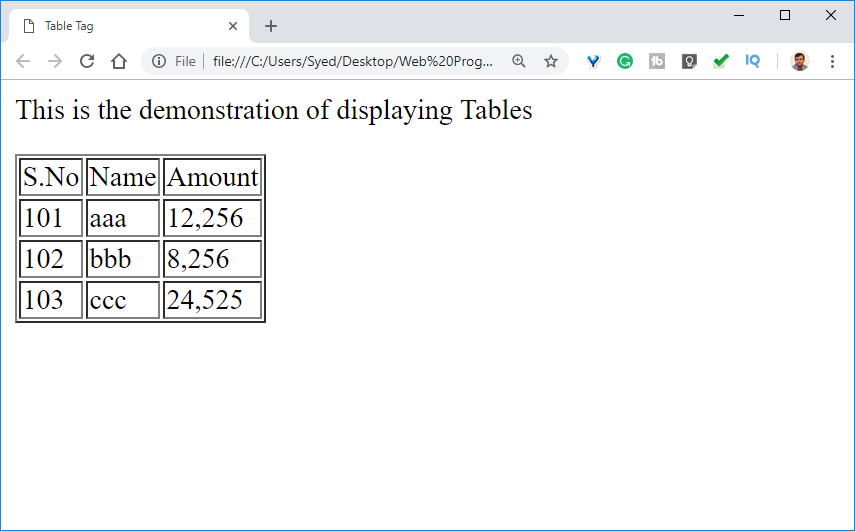
#> input picture test_table_img.png, 855 x 531 px, found by its file name
$ jupyter execute --allow-errors medium_table.ipynb   (shell and % lines are left out)
#> lines starting #> are read from the running program, lines starting #| are printed output that depends on the picture; after the words box and inside, x2 and y2 are one past the last pixel; in counts of white or black regions, pixels touching at a corner belong together
<a href="https://colab.research.google.com/github/Soumi7/Table_Data_Extraction/blob/main/medium_table.ipynb" target="_parent"></a>

## Loading original image to display

[cell 1]
import cv2
import matplotlib.pyplot as plt
file=r'/content/test_table_img.png'
img = cv2.imread(file,0)
#> img: shape (531, 855); min 0, max 255, mean 245.7
plot1 = plt.imshow(cv2.cvtColor(img, cv2.COLOR_BGR2RGB))
plt.show()

## Inverted Image with global thresh holding

[cell 2]
thresh,img_bin = cv2.threshold(img,128,255,cv2.THRESH_BINARY)
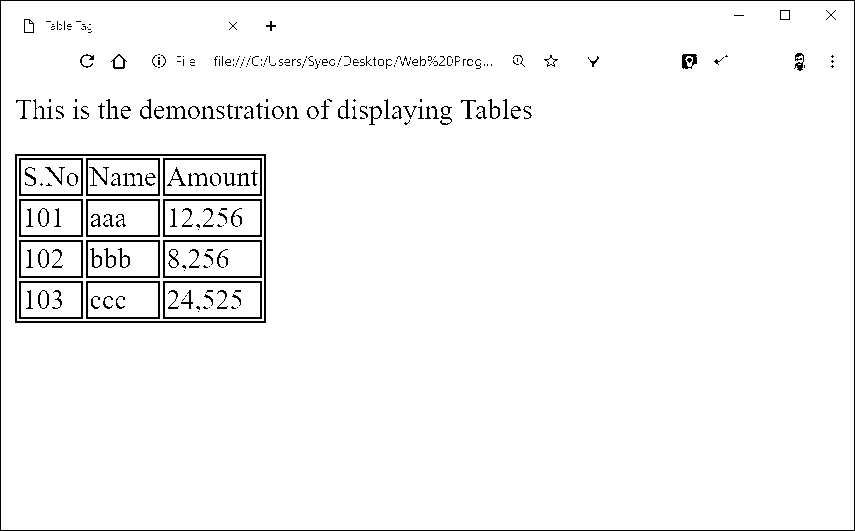
#> img_bin: shape (531, 855); 96.4% white; black in thin lines or dots
img_bin = 255-img_bin
#> img_bin: shape (531, 855); 3.6% white in thin lines or dots
plotting = plt.imshow(img_bin,cmap='gray')
plt.title("Inverted Image with global thresh holding")
plt.show()

## Inverted Image with otsu thresh holding

[cell 3]
img_bin1 = 255-img
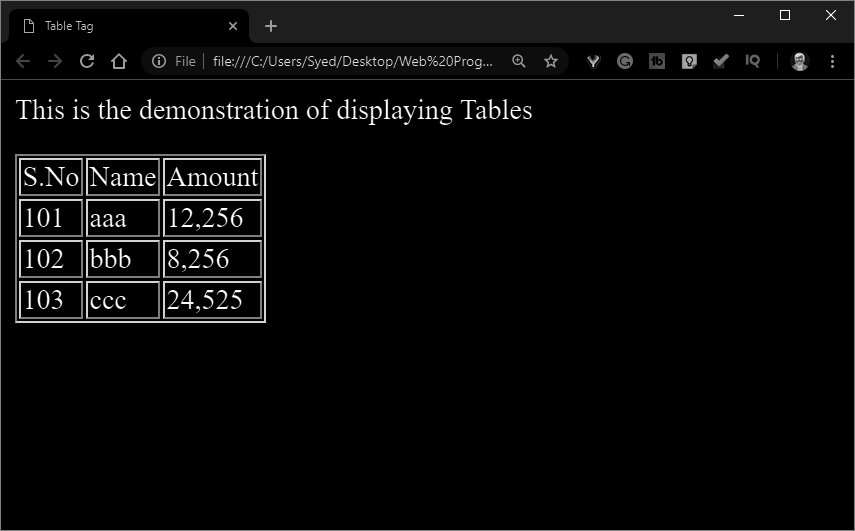
#> img_bin1: shape (531, 855); min 0, max 255, mean 9.3
thresh1,img_bin1_otsu = cv2.threshold(img_bin1,128,255,cv2.THRESH_OTSU)
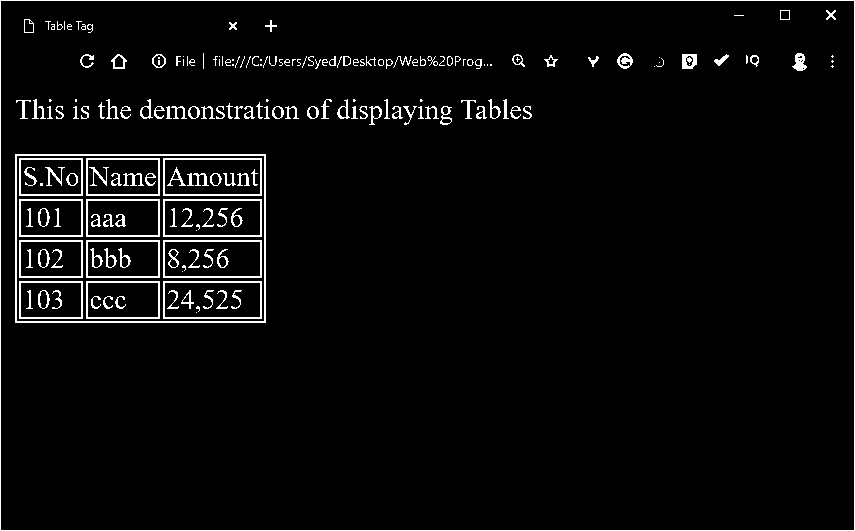
#> img_bin1_otsu: shape (531, 855); 3.9% white in thin lines or dots
#> thresh1 = 85
plotting = plt.imshow(img_bin1_otsu,cmap='gray')
plt.title("Inverted Image with otsu thresh holding")
plt.show()

## Inverted image with both global and Otsu thresholding

[cell 4]
img_bin2 = 255-img
thresh1,img_bin_otsu = cv2.threshold(img_bin2,128,255,cv2.THRESH_BINARY | cv2.THRESH_OTSU)
plotting = plt.imshow(img_bin_otsu,cmap='gray')
plt.title("Inverted Image with otsu thresh holding")
plt.show()

## Create a rectangular structuring element

[cell 5]
kernel = cv2.getStructuringElement(cv2.MORPH_RECT, (2, 2))
print(kernel)

# Morphological Operations

## Create a new structuring element to perform erosion on the image

First we need to get the vertical lines.

We create a vertical kernel with kernel width 1 and height the number of columns in image array divided by 200.

Erosion makes the pixel 1 only if all the pixels under kernel are 1.

We perform erosion for 5 iterations with the vertical kernel.

[cell 6]
import numpy as np
plt.figure(figsize= (30,30))

vertical_kernel = cv2.getStructuringElement(cv2.MORPH_RECT, (1, np.array(img).shape[1]//100))
#> vertical_kernel = [1, 1, 1, 1, 1, 1, 1, 1]
eroded_image = cv2.erode(img_bin_otsu, vertical_kernel, iterations=3)
#> eroded_image: shape (531, 855); 0.54% white in thin lines or dots
plt.subplot(151),plt.imshow(eroded_image, cmap = 'gray')
plt.title('Image after erosion with vertical kernel'), plt.xticks([]), plt.yticks([])

vertical_lines = cv2.dilate(eroded_image, vertical_kernel, iterations=3)
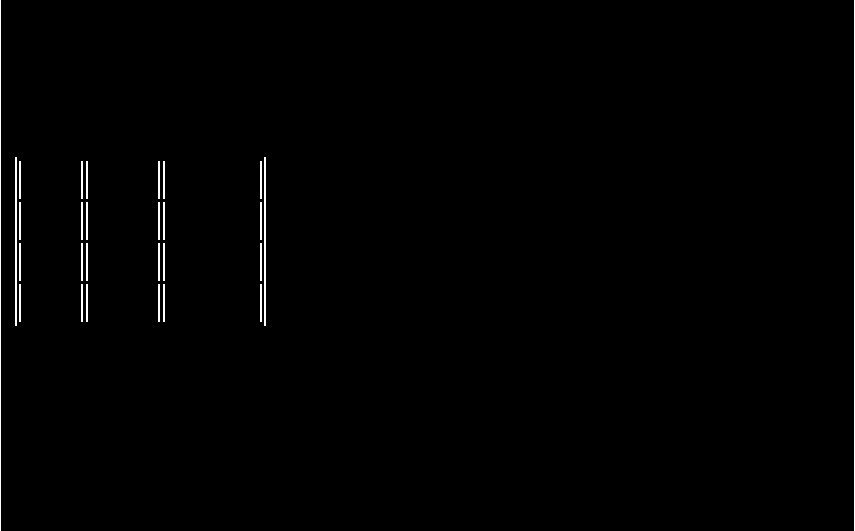
#> vertical_lines: shape (531, 855); 0.78% white in thin lines or dots
plt.subplot(152),plt.imshow(vertical_lines, cmap = 'gray')
plt.title('Image after dilation with vertical kernel'), plt.xticks([]), plt.yticks([])

plt.show()

Dilation will make the pixel 1, if at least one of the pixels under the kernel is 1.

Similarly lets do the same with a horizontal lines to get the horizontal lines.

[cell 7]
plt.figure(figsize= (30,30))

hor_kernel = cv2.getStructuringElement(cv2.MORPH_RECT, (np.array(img).shape[1]//100, 1))
horizontal_lines = cv2.erode(img_bin, hor_kernel, iterations=5)
#> horizontal_lines: shape (531, 855); 1% white in thin lines or dots
plt.subplot(153),plt.imshow(horizontal_lines, cmap = 'gray')
plt.title('Image after erosion with horizontal kernel'), plt.xticks([]), plt.yticks([])

horizontal_lines = cv2.dilate(horizontal_lines, hor_kernel, iterations=5)
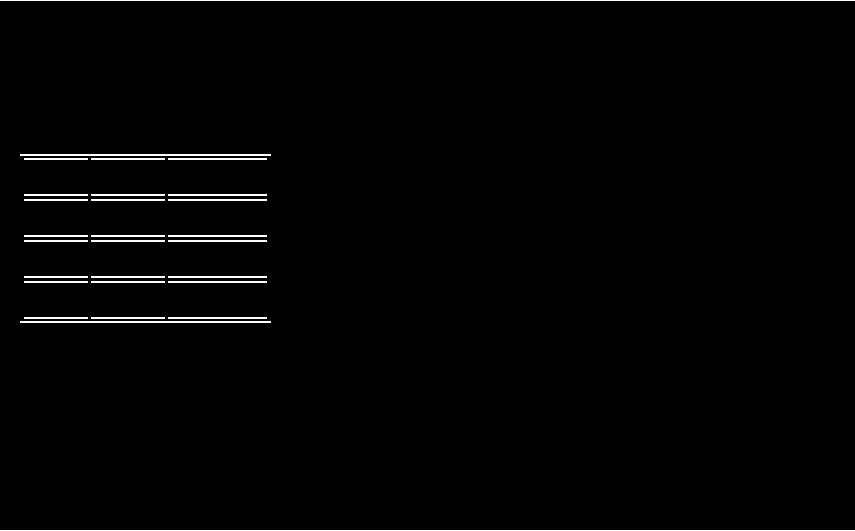
#> horizontal_lines: shape (531, 855); 1.4% white in thin lines or dots
plt.subplot(154),plt.imshow(horizontal_lines, cmap = 'gray')
plt.title('Image after dilation with horizontal kernel'), plt.xticks([]), plt.yticks([])

plt.show()

## Now we add the two images

[cell 8]
plt.figure(figsize= (30,30))

vertical_horizontal_lines = cv2.addWeighted(vertical_lines, 0.5, horizontal_lines, 0.5, 0.0)
vertical_horizontal_lines = cv2.erode(~vertical_horizontal_lines, kernel, iterations=3)
plt.subplot(151),plt.imshow(vertical_horizontal_lines, cmap = 'gray')
plt.title('Erosion'), plt.xticks([]), plt.yticks([])

thresh, vertical_horizontal_lines = cv2.threshold(vertical_horizontal_lines,128,255, cv2.THRESH_BINARY | cv2.THRESH_OTSU)
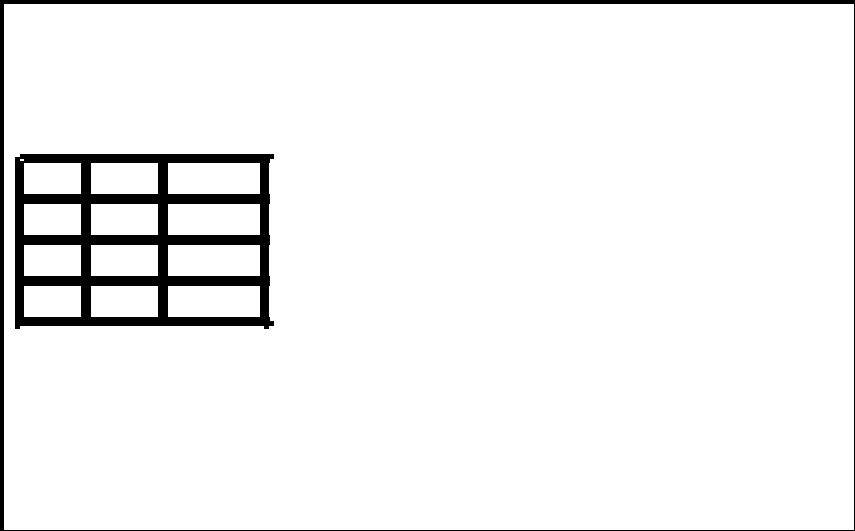
#> vertical_horizontal_lines: shape (531, 855); 94.7% white; 2 black regions
#> thresh = 127
plt.subplot(152),plt.imshow(vertical_horizontal_lines, cmap = 'gray')
plt.title('global and otsu thresholding'), plt.xticks([]), plt.yticks([])

bitxor = cv2.bitwise_xor(img,vertical_horizontal_lines)
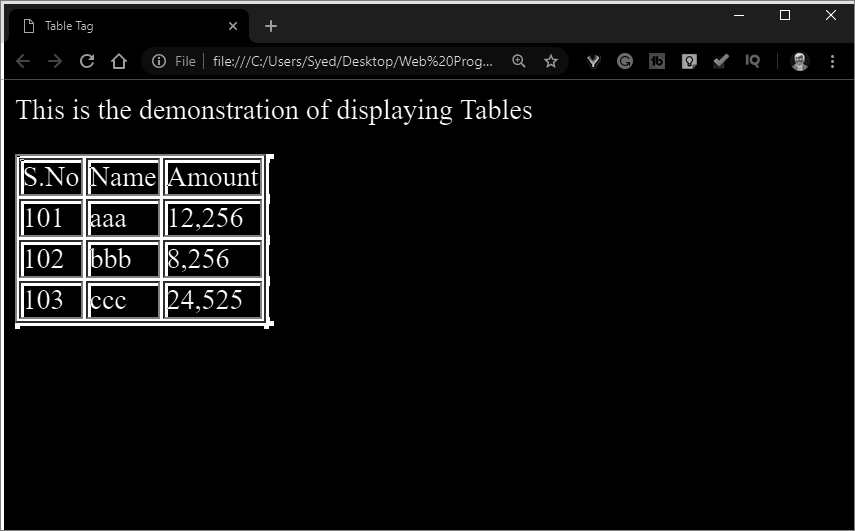
#> bitxor: shape (531, 855); min 0, max 255, mean 15.6
plt.subplot(153),plt.imshow(bitxor, cmap = 'gray')
plt.title('Horizontal and vertical lines image bitxor'), plt.xticks([]), plt.yticks([])

bitnot = cv2.bitwise_not(bitxor)
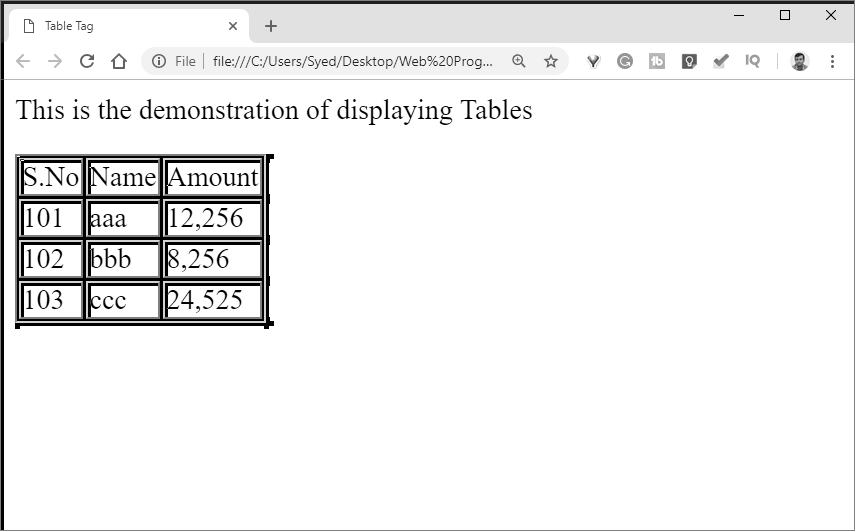
#> bitnot: shape (531, 855); min 0, max 255, mean 239.4
plt.subplot(154),plt.imshow(bitnot, cmap = 'gray')
plt.title('Horizontal and vertical lines image with bitnot'), plt.xticks([]), plt.yticks([])

plt.show()

[cell 9]
import pytesseract

## Let's get the contours from the grid that we have obtained by adding the horizontal and vertical lines.

[cell 10]
contours, hierarchy = cv2.findContours(vertical_horizontal_lines, cv2.RETR_TREE, cv2.CHAIN_APPROX_SIMPLE)
#> contours = 15 contours, 1 with area under 20; largest, box (x1, y1, x2, y2) and area: (4, 4, 854, 530) 445725, (14, 153, 275, 330) 44228, (168, 286, 260, 317) 2730, (168, 245, 260, 276) 2730, (168, 204, 260, 235) 2730

## Bounding Boxes

To get the coordinates of different boxes

[cell 11]
boundingBoxes = [cv2.boundingRect(contour) for contour in contours]
#> boundingBoxes = 15 items, first 6: (4, 4, 850, 526), (14, 153, 261, 177), (168, 286, 92, 31), (91, 286, 67, 31), (24, 286, 57, 31), (168, 245, 92, 31)
(contours, boundingBoxes) = zip(*sorted(zip(contours, boundingBoxes),key=lambda x:x[1][1]))
#> contours = 15 contours, 1 with area under 20; largest, box (x1, y1, x2, y2) and area: (4, 4, 854, 530) 445725, (14, 153, 275, 330) 44228, (168, 163, 260, 194) 2730, (168, 204, 260, 235) 2730, (168, 245, 260, 276) 2730; boundingBoxes = 15 items, first 6: (4, 4, 850, 526), (14, 153, 261, 177), (20, 159, 4, 2), (168, 163, 92, 31), (91, 163, 67, 31), (24, 163, 57, 31)

Here we draw the contours on our image and also store them in list boxes. It is stored as a list (x,y,w,h) : x and y beind coordinates of top left corner and w and h being width and height of the box respectively.

[cell 12]
boxes = []
for contour in contours:
  x, y, w, h = cv2.boundingRect(contour)
  if (w<1000 and h<500):
    image = cv2.rectangle(img,(x,y),(x+w,y+h),(0,255,0),2)
    boxes.append([x,y,w,h])
#> this loop made 15 passes
#> (contour, x, y, w, h) on passes 1, 3, 4, 5, 6, 7, 8, 9, 10, 11: ([[4, 4], [4, 529], [853, 529], [853, 4]], 4, 4, 850, 526), ([[20, 159], [20, 160], [23, 160], [23, 159]], 20, 159, 4, 2), ([[168, 163], [168, 193], [259, 193], [259, 163]], 168, 163, 92, 31), ([[91, 163], [91, 193], [157, 193], [157, 163]], 91, 163, 67, 31), ([[24, 163], [24, 193], [80, 193], [80, 163]], 24, 163, 57, 31), ([[168, 204], [168, 234], [259, 234], [259, 204]], 168, 204, 92, 31), ([[91, 204], [91, 234], [157, 234], [157, 204]], 91, 204, 67, 31), ([[24, 204], [24, 234], [80, 234], [80, 204]], 24, 204, 57, 31), ([[168, 245], [168, 275], [259, 275], [259, 245]], 168, 245, 92, 31), ([[91, 245], [91, 275], [157, 275], [157, 245]], 91, 245, 67, 31)
#> pass 3, `image = cv2.rectangle(img,(x,y),(x+w,y+h),(0,255,0),2)`:
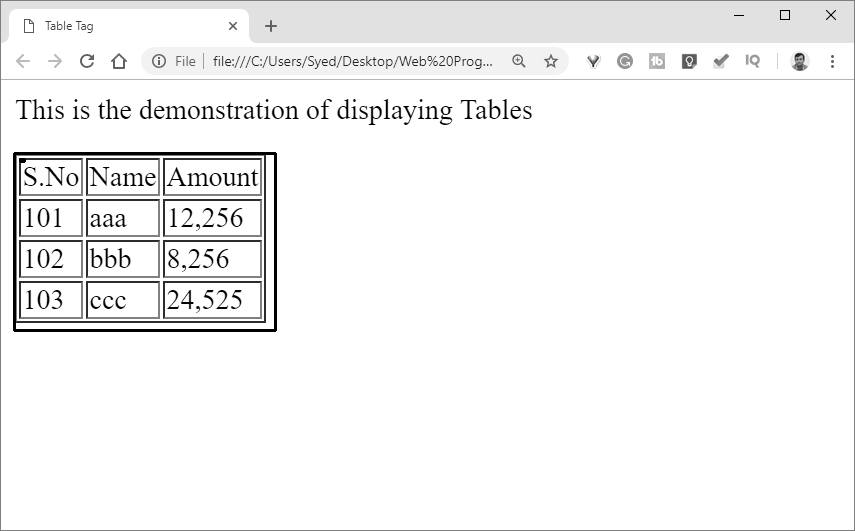
#> image: shape (531, 855); min 0, max 255, mean 244.3
#> after the loop:
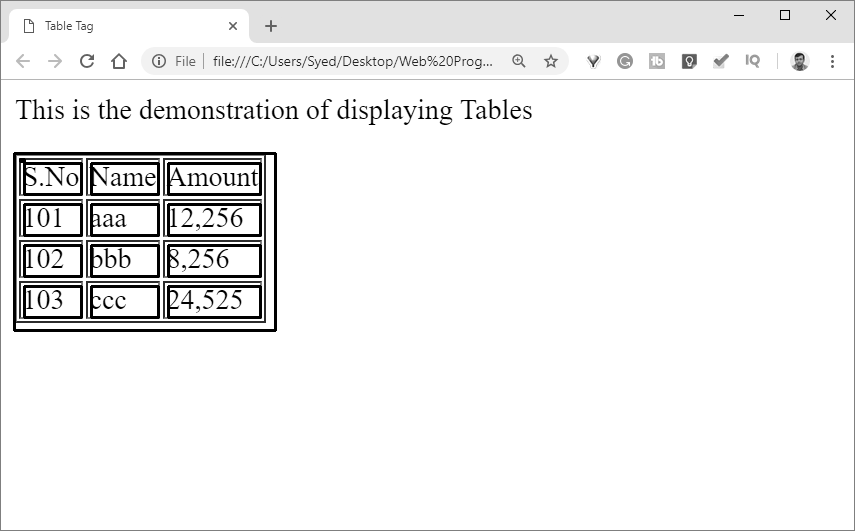
#> img: shape (531, 855); min 0, max 255, mean 240.9
#> after the loop, boxes = 14 items, first 6: [14, 153, 261, 177], [20, 159, 4, 2], [168, 163, 92, 31], [91, 163, 67, 31], [24, 163, 57, 31], [168, 204, 92, 31]
plotting = plt.imshow(image,cmap='gray')
plt.title("Identified contours")
plt.show()

## Getting the rows and columns

## To store rows and columns :

- Now we add rows and columns.
- We calculate the mean height of all boxes.
- Initially, we append the first box to the columns list.
- The columns list is essentialy a temporary list.
- We assign previous box to the first box as well.
- We will loop through the remaining boundingBoxes list.
- At each iteration, we check if the y coordinate of the top left corner of the current box is less than the y coordinate of the previous box added with half the mean of all heights.
- If yes :
    - The current box is appended to columns list.
    - The current box is assigned to previous box.
    - Next we check if we are at the last index. If yes :
      - We append the entire column to rows list.
- If no :
    - We append the columns list to rows.
    - We assign the columns list to empty as this will start a new empty columns list.
    - We assign the current box to the previous box variable.
    - We append the current box to the empty column list we just created.

[cell 13]
rows=[]
columns=[]
heights = [boundingBoxes[i][3] for i in range(len(boundingBoxes))]
#> heights = [526, 177, 2, 31, 31, 31, 31, 31, 31, 31, 31, 31, 31, 31, 31]
mean = np.mean(heights)
#> mean = 71.8
print(mean)
#| 71.8
columns.append(boxes[0])
previous=boxes[0]
#> previous = [14, 153, 261, 177]
for i in range(1,len(boxes)):
  if(boxes[i][1]<=previous[1]+mean/2):
    columns.append(boxes[i])
    previous=boxes[i]
    if(i==len(boxes)-1):
      rows.append(columns)
  else:
    rows.append(columns)
    columns=[]
    previous = boxes[i]
    columns.append(boxes[i])
#> this loop made 13 passes
#> previous on passes 1 to 12: [20, 159, 4, 2], [168, 163, 92, 31], [91, 163, 67, 31], [24, 163, 57, 31], [168, 204, 92, 31], [91, 204, 67, 31], [24, 204, 57, 31], [168, 245, 92, 31], [91, 245, 67, 31], [24, 245, 57, 31], [168, 286, 92, 31], [91, 286, 67, 31]
#> after the loop, rows = 4 items
print("Rows")
for row in rows:
  print(row)
#> this loop made 4 passes
#> row on passes 2 to 4: [[168, 204, 92, 31], [91, 204, 67, 31], [24, 204, 57, 31]], [[168, 245, 92, 31], [91, 245, 67, 31], [24, 245, 57, 31]], [[168, 286, 92, 31], [91, 286, 67, 31], [24, 286, 57, 31]]
#| [[14, 153, 261, 177], [20, 159, 4, 2], [168, 163, 92, 31], [91, 163, 67, 31], [24, 163, 57, 31]]
#| [[168, 204, 92, 31], [91, 204, 67, 31], [24, 204, 57, 31]]
#| [[168, 245, 92, 31], [91, 245, 67, 31], [24, 245, 57, 31]]
#| [[168, 286, 92, 31], [91, 286, 67, 31], [24, 286, 57, 31]]

Lets get the total cells in each row

[cell 14]
total_cells=0
for i in range(len(row)):
  if len(row[i]) > total_cells:
    total_cells = len(row[i])
#> this loop made 3 passes
#> total_cells on pass 1: 4
#> after the loop, total_cells = 4
print(total_cells)
#| 4

# Lets get the centre of cell

- We add the width of cell to left bottom x coordinate to the the x coordinate of centre of cell.

[cell 15]
center = [int(rows[i][j][0]+rows[i][j][2]/2) for j in range(len(rows[i])) if rows[0]]
#> center = [214, 124, 52]
print(center)
#| [214, 124, 52]

[cell 16]
center=np.array(center)
center.sort()
print(center)
#| [ 52 124 214]

# Now we create a list of the coordinates of the boxes

[cell 17]
boxes_list = []
for i in range(len(rows)):
    l=[]
    for k in range(total_cells):
        l.append([])
    for j in range(len(rows[i])):
        diff = abs(center-(rows[i][j][0]+rows[i][j][2]/4))
        minimum = min(diff)
        indexing = list(diff).index(minimum)
        l[indexing].append(rows[i][j])
    boxes_list.append(l)
#> this loop made 4 passes
#> after the loop, boxes_list = 4 items
for box in boxes_list:
  print(box)
